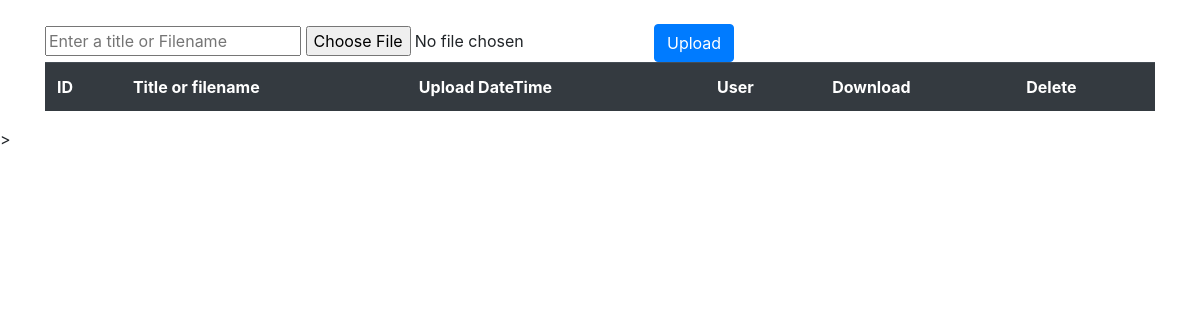
The page /file/ (signed in) on the database as committed earlier.
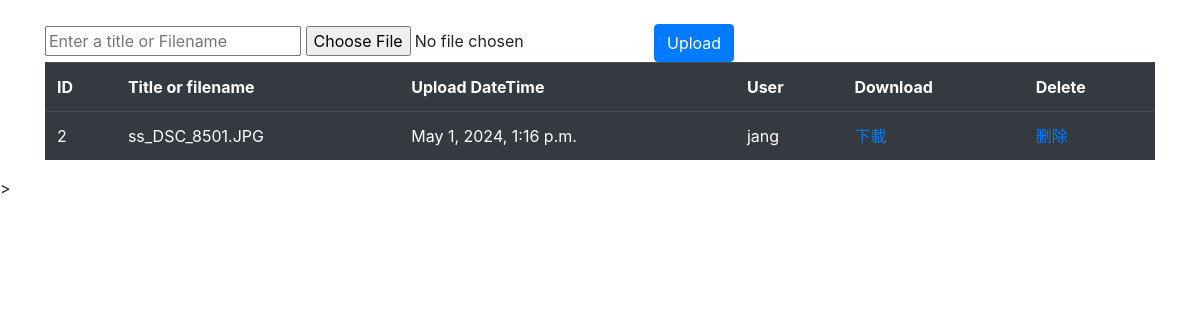
The same page on the database as committed later.
### file/models.py (models this page shows)
class File(models.Model):
    title = models.CharField(max_length = 200)
    uploadedFile = models.FileField(upload_to = "UploadedFile/")
    dateTimeOfUpload = models.DateTimeField(auto_now = True)
    user = models.ForeignKey(settings.AUTH_USER_MODEL, on_delete=models.CASCADE, related_name='file_user', null = True)
    class Meta:
        permissions = (
            ("file_upload", "Can Upload File"),
            ("file_delete", "Can Delete File"),
        )

### file/views.py (the view, shortened to what this page needs)
# urls.py: path("", views.uploadFile, name = 'upload'),
@login_required
def uploadFile(request):
    files = models.File.objects.all()
    return render(request, "file/upload-file.html", context = { "files": files })

### templates/file/upload-file.html (shortened to what this page needs)
{% extends 'base.html' %}
{% load static %}
{% block content %}
{% if user.is_authenticated %}
    <form action="{% url 'file:upload' %}" method="POST" enctype="multipart/form-data">
        <input type="text" name="fileTitle" placeholder="Enter a title or Filename">
        <input type="file"  name="uploadedFile">
        <input type="submit" class="btn btn-primary" value="Upload">
    </form>
    <table  class="table table-dark">
        <tr>
            <th scope="col">ID</th>
            <th scope="col">Title or filename</th>
            <th scope="col">Upload DateTime</th>
            <th scope="col">User</th>
            <th scope="col">Download</th>
            <th scope="col">Delete</th>
        </tr>
        {% for file in files %}
            <tr>
                <td  scope="row">{{ file.id }}</td>
                <td>{{ file.title }}</td>
                <td>{{ file.dateTimeOfUpload }}</td>
                <td>{{ file.user }}</td>
                <td> <a href="{% url 'file:download' file.id %}">下載</a></td>
                <td> <a href="{% url 'file:delete' file.id %}">删除</a></td>
            </tr>
        {% endfor %}
    </table>
{% endif %}
{% endblock %}

### templates/base.html (shortened to what this page needs)
<!doctype html>
<html lang="zh-Hant">
  <head>
<link rel="stylesheet" href="https://stackpath.bootstrapcdn.com/bootstrap/4.4.1/css/bootstrap.min.css">
  </head>
  <body>
    <div class="container">
        <br />
        {% block content %}
        {% endblock  %}
    </div>
<script src="https://cdn.jsdelivr.net/npm/popper.js@1.16.0/dist/umd/popper.min.js"></script>>
  </body>
</html>

Rows that differ between the two databases and show on the page:
added File: id "2", title "ss_DSC_8501.JPG", dateTimeOfUpload "May 1, 2024, 1:16 p.m.", user "jang"
